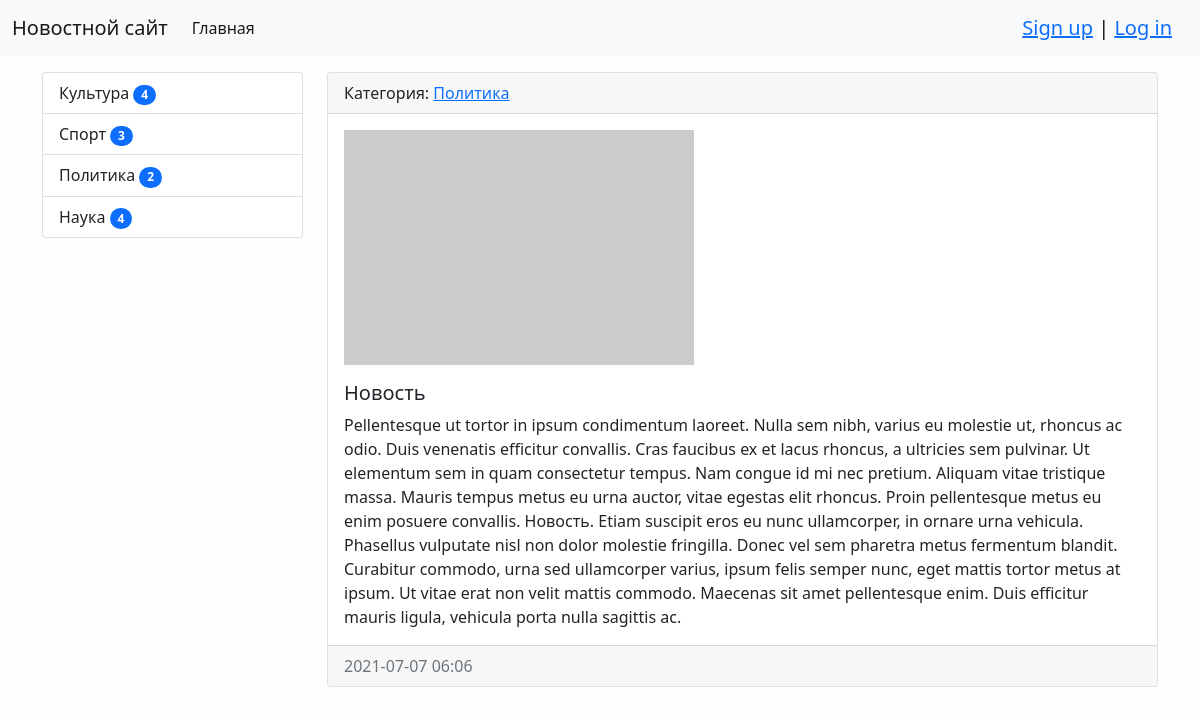
The app's page /news/15/ with its own data.
### news/models.py (models this page shows, shortened)
class Category(models.Model):
    title = models.CharField(max_length=150, verbose_name='Наименование', db_index=True)
    class Meta:
        verbose_name = 'Категория'
        verbose_name_plural = 'Категории'
        ordering = ['title']
    def __str__(self):
        return self.title
    def get_absolute_url(self):
        return reverse('index', kwargs={'category_id': self.pk})

class News(models.Model):
    title = models.CharField(max_length=150, verbose_name='Название')
    content = models.TextField(verbose_name='Содержание')
    creation_date = models.DateTimeField(auto_now_add=True, verbose_name='Создано')
    update_date = models.DateTimeField(auto_now=True, verbose_name='Обновлено')
    photo = models.ImageField(upload_to='photos/%Y/%m/%d/', verbose_name='Фото', blank=True)
    is_published = models.BooleanField(default=True, verbose_name='Опубликовано')
    views = models.IntegerField(default=0)
    category = models.ForeignKey('Category', on_delete=models.PROTECT, verbose_name='Категория')
    class Meta:
        verbose_name = 'Новость'
        verbose_name_plural = 'Новости'
        ordering = ['-creation_date', 'title']

### news/views.py (the view)
# urls.py: path('news/<int:pk>/', NewsOne.as_view(), name='news_one'),  # Можно через <int:pk> и <int:id>, лучше pk
class NewsOne(DetailView):
    model = News
    template_name = 'news/news_one.html'
    context_object_name = 'news_item'

### news/templatetags/news_tags.py (called while the page is built)
@register.simple_tag()
def get_categories():
    return Category.objects.annotate(amount=Count('news', filter=F('news__is_published'))).filter(amount__gt=0)

### news/templates/news/news_one.html (shortened to what this page needs)
{% extends 'base.html' %}
{% block sidebar %}
    {% include 'inc/_sidebar.html' %}
{% endblock sidebar %}
{% block content %}
      <div class="card mb-3">
          <div class="card-header">
              Категория: <a href="{{ news_item.category.get_absolute_url }}" >{{ news_item.category }}</a>
          </div>
          <div class="card-body">
              <div class="media">
                  {% if item.photo %}
                  <img class="mb-3" src="{{ news_item.photo.url }}" alt="" width="350">
                  {% else %}
                  <img class="mb-3" src="https://picsum.photos/350/235/?blur=2" alt="">
                  {% endif %}
              </div>
              <div class="media-body">
                  <h5 class="card-title">{{ news_item.title }}</h5>
                  {% autoescape off %}
                  <p class="card-text">{{ news_item.content}}</p>
                  {% endautoescape %}
              </div>
          </div>
          <div class="card-footer text-muted">
              {{ news_item.creation_date | date:"Y-m-d H:i" }}
          </div>
      </div>
{% endblock content %}

### templates/inc/_sidebar.html (shortened to what this page needs)
{% load news_tags %}
<div class="list-group">
    {% get_categories as categories %}
    {% for item in categories %}
    <a href="{{ item.get_absolute_url }}" class="list-group-item list-group-item-action">
        {{ item.title }} <span class="badge bg-primary rounded-pill">{{ item.amount }}</span>
    </a>
    {% endfor %}
</div>

### mysite/static/css/style.css (style rules this page uses)
body { background-color: #fefefe; }

### records on screen
Category: title "Культура", amount "4"
Category: title "Спорт", amount "3"
Category: title "Политика", amount "2"
Category: title "Наука", amount "4"
News: category "Политика", title "Новость", content "Pellentesque ut tortor in ipsum condimentum laoreet. Nulla sem nibh, varius eu molestie ut, rhoncus ac odio. Duis venenatis efficitur convallis. Cras faucibus ex et lacus rhoncus, a ultricies sem pulvinar. Ut elementum sem in quam consectetur tempus. Nam congue id mi nec pretium. Aliquam vitae tristique massa. Mauris tempus metus eu urna auctor, vitae egestas elit rhoncus. Proin pellentesque metus eu enim posuere convallis. Новость. Etiam suscipit eros eu nunc ullamcorper, in ornare urna vehicula. Phasellus vulputate nisl non dolor molestie fringilla. Donec vel sem pharetra metus fermentum blandit. Curabitur commodo, urna sed ullamcorper varius, ipsum felis semper nunc, eget mattis tortor…", creation_date "2021-07-07 06:06"
